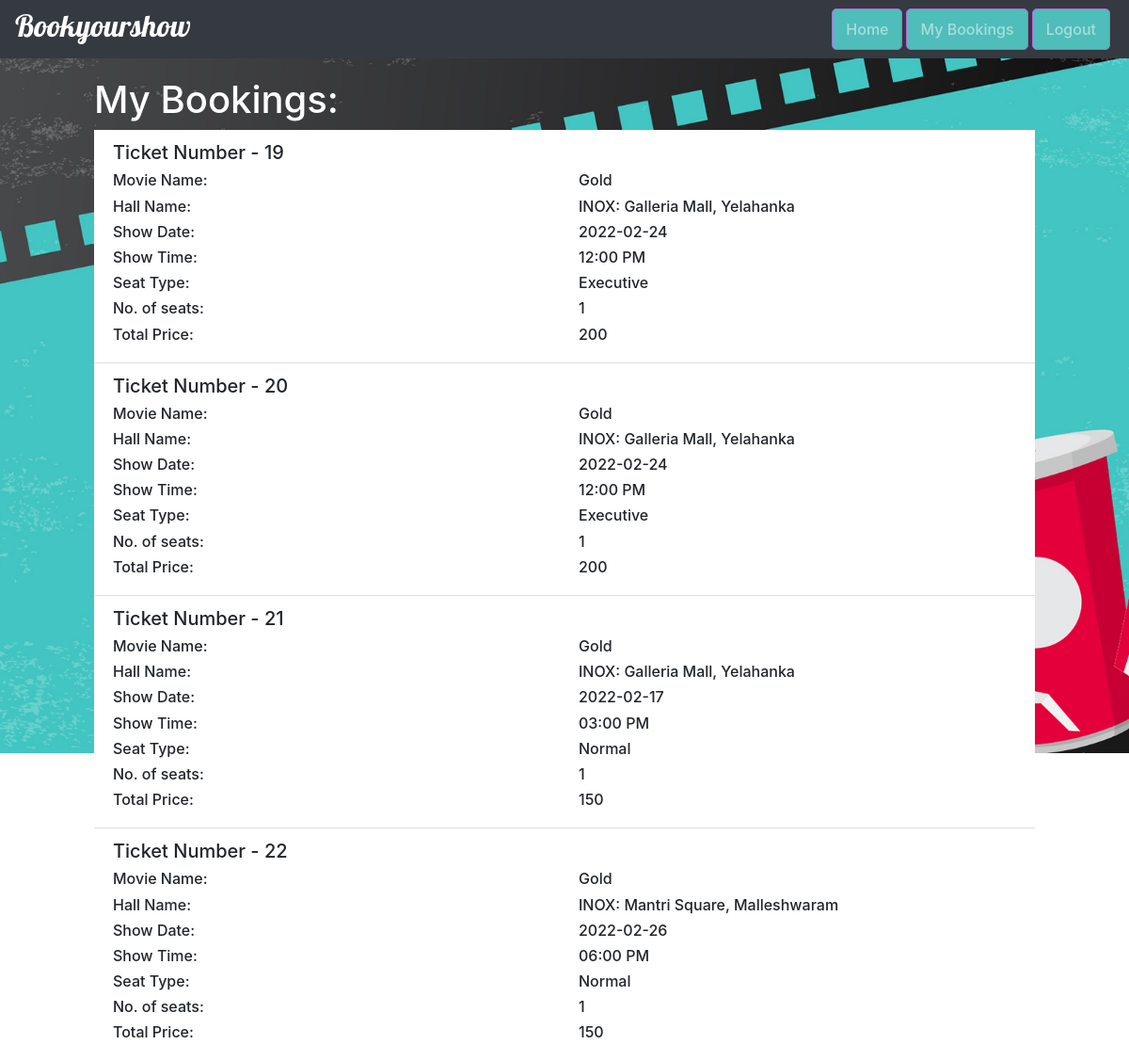
The page /my-bookings (signed in) on the database its author committed.
### website/models.py (models this page shows, shortened)
class Booking(db.Model):
    ticket_no = db.Column(db.Integer, primary_key=True)
    movie_name = db.Column(db.String(100), nullable=False)
    hall_name = db.Column(db.String(100), nullable=False)
    date = db.Column(db.String(10), nullable=True, default=datetime.utcnow)
    time = db.Column(db.String(10), nullable=True, default=datetime.utcnow)
    seat_type = db.Column(db.String(100), nullable=False)
    no_of_seats = db.Column(db.Integer, nullable=False)
    total_price = db.Column(db.Integer, nullable=False)
    user_id = db.Column(db.Integer, db.ForeignKey('user.id'), nullable=False)

### website/routes.py (the view)
@app.route('/my-bookings')
def my_bookings():
    return render_template("my_bookings.html", user=current_user)

### website/models.py (called while the page is built)
@login_manager.user_loader
def load_user(user_id):
    return User.query.get(int(user_id))

### website/templates/my_bookings.html (shortened to what this page needs)
{% extends "base.html" %}
{% block content %}
    <h1 style="color: white; margin-top: 20px" >My Bookings:</h1>
    <ol reversed class="list-group list-group-flush" id="ticket">
      {% for booking in user.bookings %}
      <li class="list-group-item">
          <h5>Ticket Number - {{ booking.ticket_no }}</h5>
          <div class="row">
                <div class="col">
                    <h6>Movie Name:</h6>
                </div>
                <div class="col">
                    <h6>{{booking.movie_name}}</h6>
                </div>
            </div>
            <div class="row">
                <div class="col">
                    <h6>Hall Name:</h6>
                </div>
                <div class="col">
                    <h6>{{booking.hall_name}}</h6>
                </div>
            </div>
            <div class="row">
                <div class="col">
                    <h6>Show Date:</h6>
                </div>
                <div class="col">
                    <h6>{{booking.date}}</h6>
                </div>
            </div>
            <div class="row">
                <div class="col">
                    <h6>Show Time:</h6>
                </div>
                <div class="col">
                    <h6>{{booking.time}}</h6>
                </div>
            </div>
            <div class="row">
                <div class="col">
                    <h6>Seat Type:</h6>
                </div>
                <div class="col">
                    <h6>{{booking.seat_type}}</h6>
                </div>
            </div>
            <div class="row">
                <div class="col">
                    <h6>No. of seats:</h6>
                </div>
                <div class="col">
                    <h6>{{booking.no_of_seats}}</h6>
                </div>
            </div>
            <div class="row">
                <div class="col">
                    <h6>Total Price:</h6>
                </div>
                <div class="col">
                    <h6>{{booking.total_price}}</h6>
                </div>
            </div>
      </li>
      {% endfor %}
    </ol>
{% endblock content %}

### website/static/styles.css (style rules this page uses)
body { background-image: url('../static/images/Download-Movie-Template.jpg'); height: 100vh; background-position: center; background-repeat: no-repeat; background-size: cover; }

### rows shown on the page
Booking: ticket_no "19", movie_name "Gold", hall_name "INOX: Galleria Mall, Yelahanka", date "2022-02-24", time "12:00 PM", seat_type "Executive", no_of_seats "1", total_price "200"
Booking: ticket_no "20", movie_name "Gold", hall_name "INOX: Galleria Mall, Yelahanka", date "2022-02-24", time "12:00 PM", seat_type "Executive", no_of_seats "1", total_price "200"
Booking: ticket_no "21", movie_name "Gold", hall_name "INOX: Galleria Mall, Yelahanka", date "2022-02-17", time "03:00 PM", seat_type "Normal", no_of_seats "1", total_price "150"
Booking: ticket_no "22", movie_name "Gold", hall_name "INOX: Mantri Square, Malleshwaram", date "2022-02-26", time "06:00 PM", seat_type "Normal", no_of_seats "1", total_price "150"
